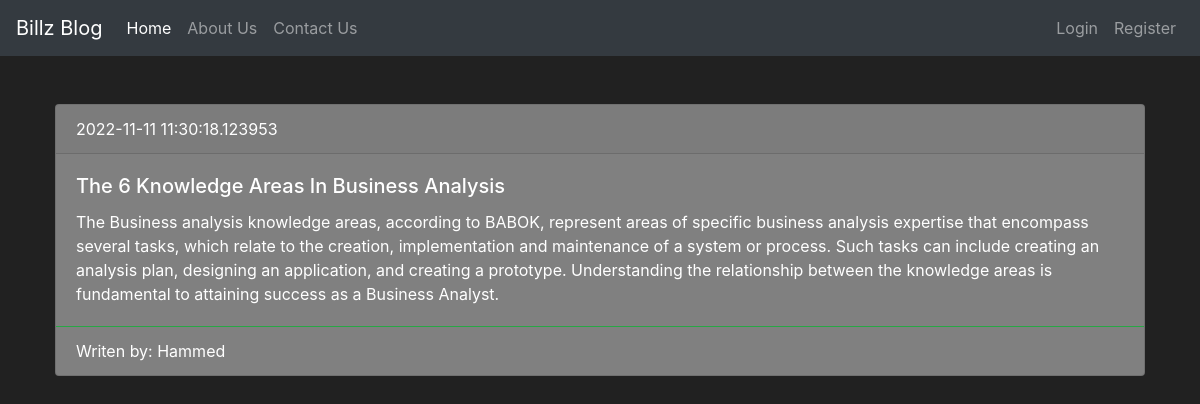
Page /The-6-Knowledge-Areas-In-Business-Analysis on the committed database.
### blog/models.py (models this page shows, shortened)
class Post(db.Model):
    __tablename__= 'post'
    id = db.Column(db.Integer(), primary_key=True)
    title = db.Column(db.String(length=140), nullable=False)
    slug = db.Column(db.String(length=140), nullable=False, unique=True)
    body = db.Column(db.Text)
    author = db.Column(db.String(length=240))
    created = db.Column(db.DateTime, default=datetime.now())
    owner = db.Column(db.Integer(), db.ForeignKey('user.id'))

### blog/routes.py (the view)
@app.route("/<slug>")
def post_details(slug):
    post = Post.query.filter(Post.slug==slug).first()
    return render_template("post-details.html", post=post)

### blog/templates/post-details.html (shortened to what this page needs)
{% extends 'base.html' %}
{% block content %}
    <div class="container">
        <div class="card mt-5" style="background-color: grey;">
            <div class="card-header">
            {{ post.created }}
            </div>
            <div class="card-body">
            <h5 class="card-title">{{ post.title }}</h5>
            <p class="card-text">{{ post.body }}</p>
            </div>
            <div class="card-footer bg-transparent border-success">Writen by: {{ post.author }}</div>
        </div>
    </div>
{% endblock %}

### blog/templates/static/css/style.css (style rules this page uses)
body { font-family: 'Lato', sans-serif; }
.card { margin-left: 10px; margin-right: 10px; }

### blog/templates/base.html (style rules this page uses)
body { background-color: #212121; color: white }

### rows in the picture
Post: created "2022-11-11 11:30:18.123953", title "The 6 Knowledge Areas In Business Analysis", body "The Business analysis knowledge areas, according to BABOK, represent areas of specific business analysis expertise that encompass several tasks, which relate to the creation, implementation and maintenance of a system or process. Such tasks can include creating an analysis plan, designing an application, and creating a prototype. Understanding the relationship between the knowledge areas is fundamental to attaining success as a Business Analyst.", author "Hammed"
